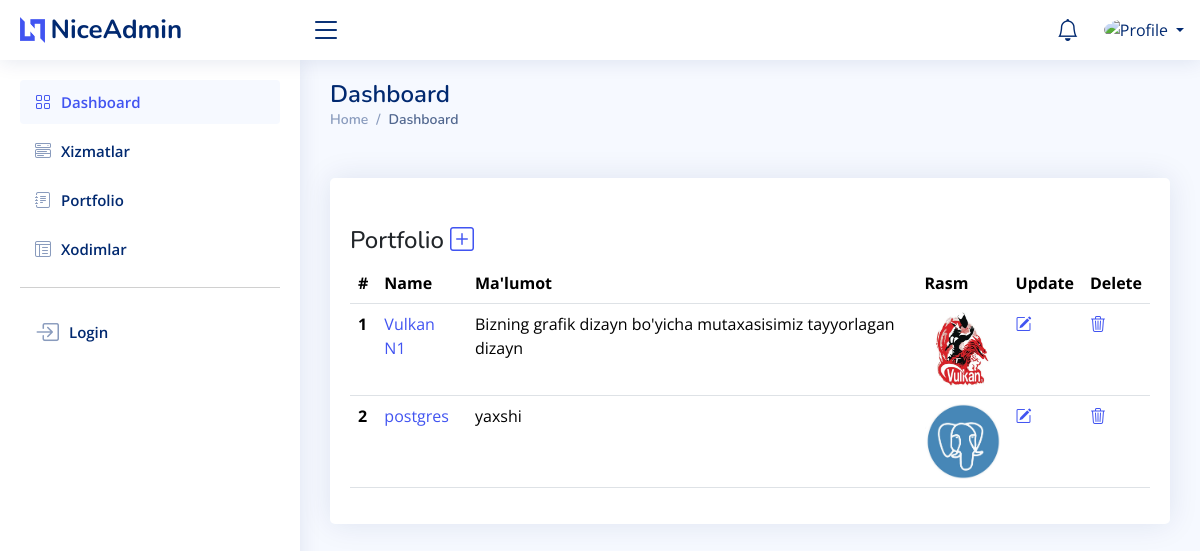
Page /dashboard/portfolio/list/ on the committed database.
### dashboard/models.py (models this page shows, shortened)
class Portfolio(models.Model):
    name = models.CharField(max_length=100)
    description = models.TextField()
    image = models.ImageField(upload_to='portfolio/')

### dashboard/views.py (the view)
# urls.py: path('portfolio/list/', PortfolioListView.as_view(), name='portfolio-list'),
class PortfolioListView(View):
    def get(self, request):
        portfolio = Portfolio.objects.all()
        context = {'portfolios': portfolio}
        return render(request, 'dashboard/portfolio/portfolio_list.html', context)

### templates/dashboard/portfolio/portfolio_list.html
{% extends 'dashboard/index.html' %}
{% block content %}
    <div class="card mt-xl-5">
            <div class="card-body mt-xl-5">
            <h4>Portfolio <a href="{% url 'dashboard:portfolio-create' %}"><i class="bi bi-plus-square"></i></a></h4>
              <table class="table">
                <thead>
                  <tr>
                    <th scope="col">#</th>
                    <th scope="col">Name</th>
                    <th scope="col">Ma'lumot</th>
                    <th scope="col">Rasm</th>
                    <th scope="col">Update</th>
                    <th scope="col">Delete</th>
                  </tr>
                </thead>
                <tbody>
                {% for portfolio in portfolios %}
                  <tr>
                    <th scope="row">{{ forloop.counter }}</th>
                    <td><a href="{% url 'dashboard:portfolio-detail' portfolio.id %}">{{ portfolio.name }}</a></td>
                    <td><span>{{ portfolio.description }}</span></td>
                    <td><img width="75" height="75" src="{{ portfolio.image.url }}" alt=""></td>
                      <td><a href="{% url 'dashboard:portfolio-update' portfolio.id %}"><i class="bi bi-pencil-square"></i></a></td>
                      <td><a href="{% url 'dashboard:portfolio-delete' portfolio.id %}"><i class="bi bi-trash3"></i></a></td>
                  </tr>
                {% endfor %}
                </tbody>
              </table>
            </div>
          </div>
{% endblock %}

### static/dashboard/assets/css/style.css (style rules this page uses)
:root { scroll-behavior: smooth; }
body { font-family: "Open Sans", sans-serif; background: #f6f9ff; color: #444444; }
a { color: #4154f1; text-decoration: none; }
h1, h2, h3, h4, h5, h6 { font-family: "Nunito", sans-serif; }
.card { margin-bottom: 30px; border: none; border-radius: 5px; box-shadow: 0px 0 30px rgba(1, 41, 112, 0.1); }
.card-body { padding: 0 20px 20px 20px; }

### rows in the picture
Portfolio: name "Vulkan N1", description "Bizning grafik dizayn bo'yicha mutaxasisimiz tayyorlagan dizayn", image (picture)
Portfolio: name "postgres", description "yaxshi", image (picture)
